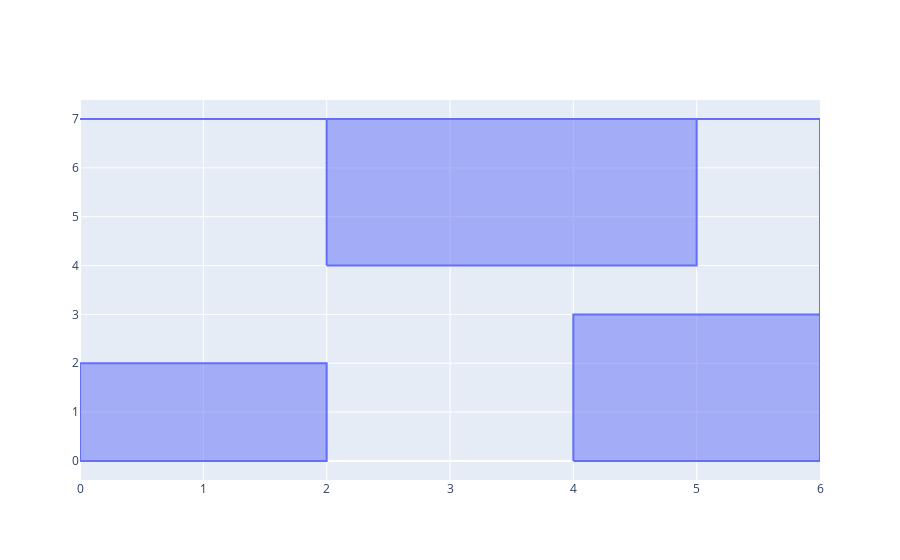

This figure's notebook cell:
### Code cell


### Figure 1 — Plotly figure (JSON) as saved in the notebook; plotly's stock layout.template omitted (floating-point values rounded to 4 significant figures)
{"data": [{"fill": "toself", "type": "scatter", "x": [0, 6, "none", 6, 6, "none", 0, 0, 2, 2, 0, "none", 0, 6, "none", 6, 6, "none", 4, 4, 6, 6, 4, "none", 0, 6, "none", 6, 6, "none", 2, 2, 5, 5, 2, "none"], "y": [7, 7, "none", 0, 7, "none", 0, 2, 2, 0, 0, "none", 7, 7, "none", 0, 7, "none", 0, 3, 3, 0, 0, "none", 7, 7, "none", 0, 7, "none", 4, 7, 7, 4, 4, "none"]}], "layout": {}}
